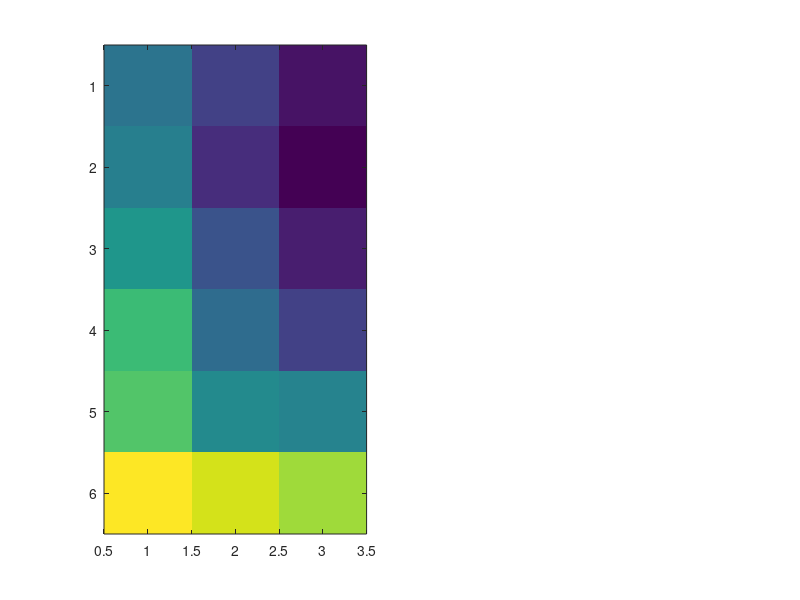

Recreate this plot in MATLAB. (Note: this script raises an error after producing the figure.)
% Define algorithms and cases
algorithms = {'PSO', 'ABC', 'ICS', 'IGWO-MS', 'HPO', 'Proposed'};
cases = {'Case 1', 'Case 2', 'Case 3'};

% Coverage Rate data (rows=algorithms, cols=cases)
coverage_rate = [
    0.8856, 0.8545, 0.8278;
    0.8945, 0.8434, 0.8195;
    0.9105, 0.8656, 0.8345;
    0.9387, 0.8813, 0.8534;
    0.9456, 0.9034, 0.8967;
    0.9945, 0.9810, 0.9690;
];

% Computation Time data (seconds)
computation_time = [
    58.09, 72.81, 81.56;
    57.78, 73.18, 85.23;
    56.11, 71.45, 82.67;
    53.45, 66.25, 72.78;
    49.89, 61.10, 68.19;
    38.98, 43.56, 48.88;
];

% Create figure with two subplots
figure('Position', [100, 100, 900, 500]);

%% Subplot 1: Coverage Rate
subplot(1,2,1);
imagesc(coverage_rate);
colormap(parula);
colorbar;
caxis([0 1]); % Coverage rate is between 0 and 1
title('Coverage Rate');
xticks(1:length(cases));
xticklabels(cases);
yticks(1:length(algorithms));
yticklabels(algorithms);
xlabel('Case');
ylabel('Algorithm');
axis tight;

% Removed numeric annotations

%% Subplot 2: Computation Time
subplot(1,2,2);
imagesc(computation_time);
colormap(parula);
colorbar;
title('Computation Time (seconds)');
xticks(1:length(cases));
xticklabels(cases);
yticks(1:length(algorithms));
yticklabels(algorithms);
xlabel('Case');
ylabel('Algorithm');
axis tight;

% Removed numeric annotations
